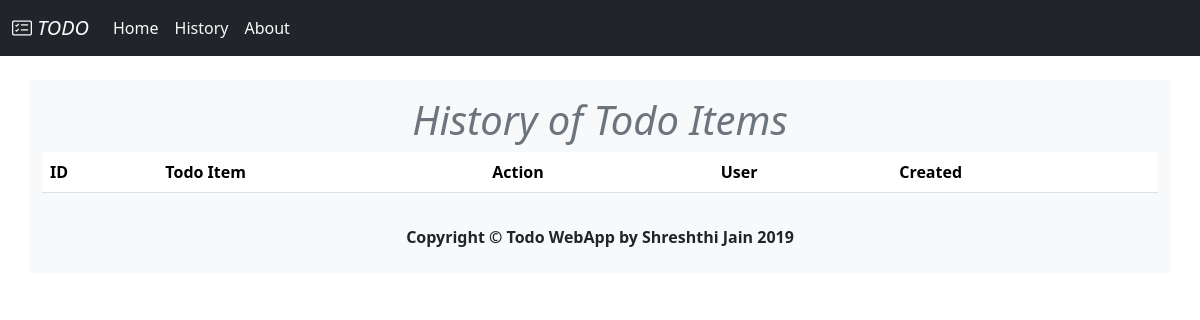
Page /history on the earlier database version.
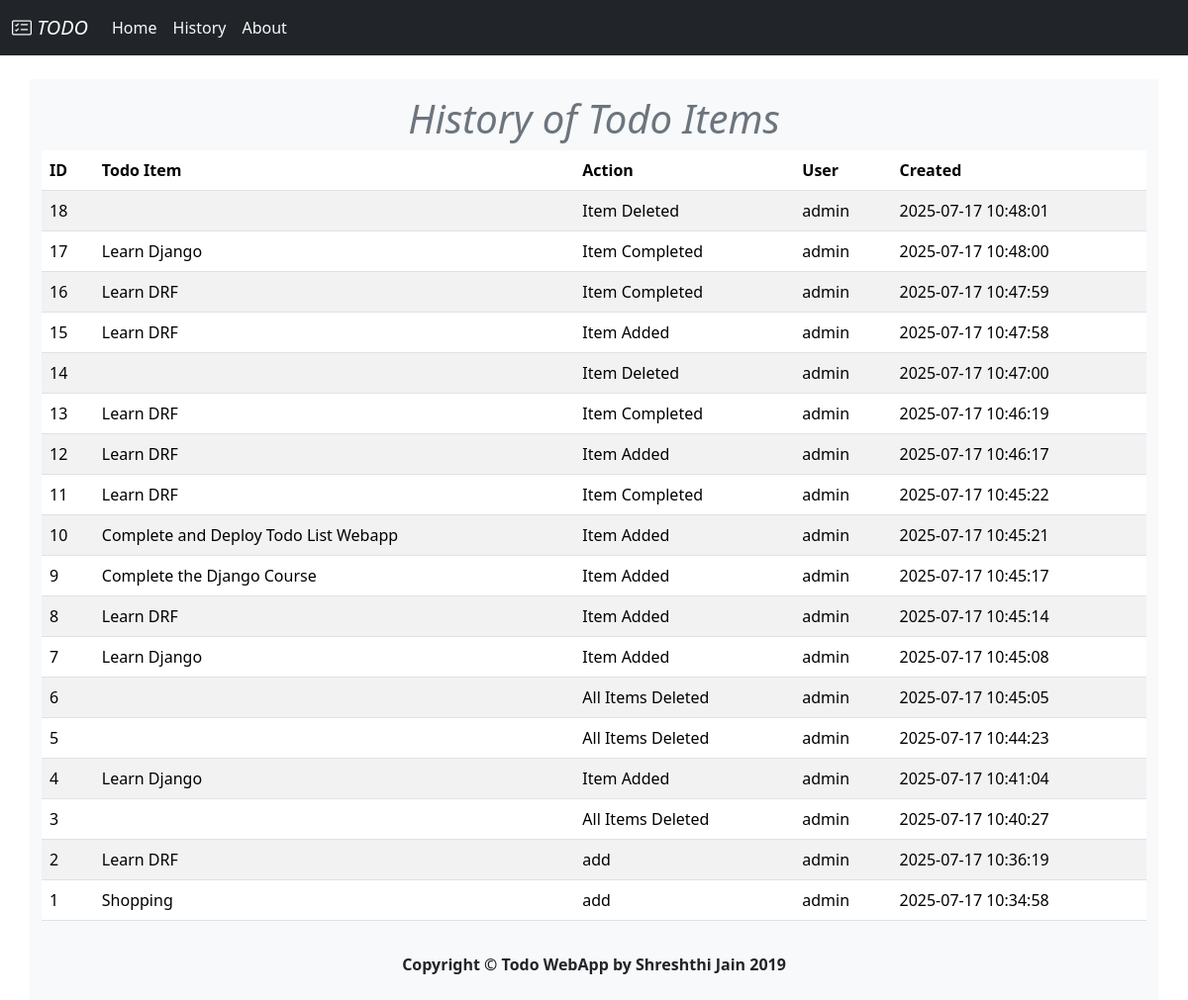
Same page on the later database version.
### todolist/models.py (models this page shows, shortened)
class History(models.Model):
    text = models.CharField(max_length=200)
    created_at = models.DateTimeField(auto_now_add=True)
    created_by = models.CharField(max_length=100, default='Anonymous')
    action = models.CharField(max_length=50)

### todolist/views.py (the view)
# urls.py: path('history', views.history, name='history'),
@require_GET
def history(request):
    history_items = History.objects.order_by('-created_at')
    context = {
        'history_items': history_items
    }
    return render(request, 'todolist/history.html', context)

### todolist/templates/todolist/history.html (shortened to what this page needs)
{% load static %}
<!DOCTYPE html>
<html lang="en">
<head>
    <link href="https://cdn.jsdelivr.net/npm/bootstrap@5.3.7/dist/css/bootstrap.min.css" rel="stylesheet" />
    <link href="https://getbootstrap.com/docs/5.3/assets/css/docs.css" rel="stylesheet" />
    <link rel="stylesheet" href="https://cdn.jsdelivr.net/npm/bootstrap-icons@1.13.1/font/bootstrap-icons.css" />
</head>
<body>
    <nav class="navbar navbar-expand-lg bg-body-ter bg-dark">
        <div class="container-fluid">
            <a class="navbar-brand text-light bold" href="{% url 'index' %}">
                <i class="bi bi-card-checklist">&nbsp;TODO</i>
            </a>
            <div class="collapse navbar-collapse" id="navbarSupportedContent">
                <ul class="navbar-nav me-auto mb-2 mb-lg-0">
                    <li class="nav-item">
                        <a class="nav-link active text-light" aria-current="page" href="{% url 'index' %}">Home</a>
                    </li>
                    <li class="nav-item">
                        <a class="nav-link text-light" href="{% url 'history' %}">History</a>
                    </li>
                    <li class="nav-item">
                        <a class="nav-link text-light" href="{% url 'about' %}">About</a>
                    </li>
                </ul>
            </div>
        </div>
    </nav>
    <div class="container w-100 bg-light mt-4">
        <div class="row">
            <div class="d-flex flex-column py-3" id="content">
                <h1 class="text-center text-secondary"><i>History of Todo Items</i></h1>
                <form action="{% url 'history' %}" method="get">
                    <table class="table table-striped">
                        <thead>
                            <tr>
                                <th scope="col">ID</th>
                                <th scope="col">Todo Item</th>
                                <th scope="col">Action</th>
                                <th scope="col">User</th>
                                <th scope="col">Created</th>
                            </tr>
                        </thead>
                        <tbody>
                            {% for item in history_items %}
                            <tr>
                                <td>{{ item.id }}</td>
                                <td>{{ item.text }}</td>
                                <td>{{ item.action }}</td>
                                <td>{{ item.created_by }}</td>
                                <td>{{ item.created_at|date:"Y-m-d H:i:s" }}</td>
                            </tr>
                            {% endfor %}
                        </tbody>
                    </table>
                </form>
            </div>
        </div>
        <footer>
            <div class="row pad">
                <div class="col-lg-12 text-center mb-4">
                    <b>Copyright &copy; Todo WebApp by Shreshthi Jain 2019</b>
                </div>
            </div>
        </footer>
    </div>
</body>
</html>

Differences in the rows shown:
added History: id "18", action "Item Deleted", created_by "admin", created_at "2025-07-17 10:48:01"
added History: id "17", text "Learn Django", action "Item Completed", created_by "admin", created_at "2025-07-17 10:48:00"
added History: id "16", text "Learn DRF", action "Item Completed", created_by "admin", created_at "2025-07-17 10:47:59"
added History: id "15", text "Learn DRF", action "Item Added", created_by "admin", created_at "2025-07-17 10:47:58"
added History: id "14", action "Item Deleted", created_by "admin", created_at "2025-07-17 10:47:00"
added History: id "13", text "Learn DRF", action "Item Completed", created_by "admin", created_at "2025-07-17 10:46:19"
added History: id "12", text "Learn DRF", action "Item Added", created_by "admin", created_at "2025-07-17 10:46:17"
added History: id "11", text "Learn DRF", action "Item Completed", created_by "admin", created_at "2025-07-17 10:45:22"
added History: id "10", text "Complete and Deploy Todo List Webapp", action "Item Added", created_by "admin", created_at "2025-07-17 10:45:21"
added History: id "9", text "Complete the Django Course", action "Item Added", created_by "admin", created_at "2025-07-17 10:45:17"
added History: id "8", text "Learn DRF", action "Item Added", created_by "admin", created_at "2025-07-17 10:45:14"
added History: id "7", text "Learn Django", action "Item Added", created_by "admin", created_at "2025-07-17 10:45:08"
added History: id "6", action "All Items Deleted", created_by "admin", created_at "2025-07-17 10:45:05"
added History: id "5", action "All Items Deleted", created_by "admin", created_at "2025-07-17 10:44:23"
added History: id "4", text "Learn Django", action "Item Added", created_by "admin", created_at "2025-07-17 10:41:04"
added History: id "3", action "All Items Deleted", created_by "admin", created_at "2025-07-17 10:40:27"
added History: id "2", text "Learn DRF", action "add", created_by "admin", created_at "2025-07-17 10:36:19"
added History: id "1", text "Shopping", action "add", created_by "admin", created_at "2025-07-17 10:34:58"
